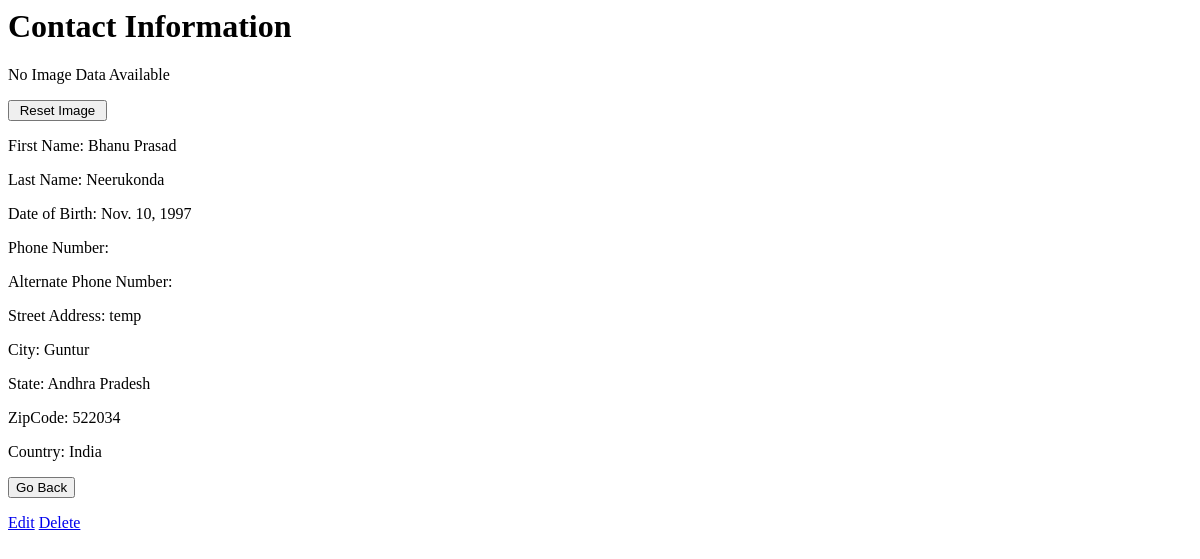
The app's page /contactinfo/8/ (signed in), older data.
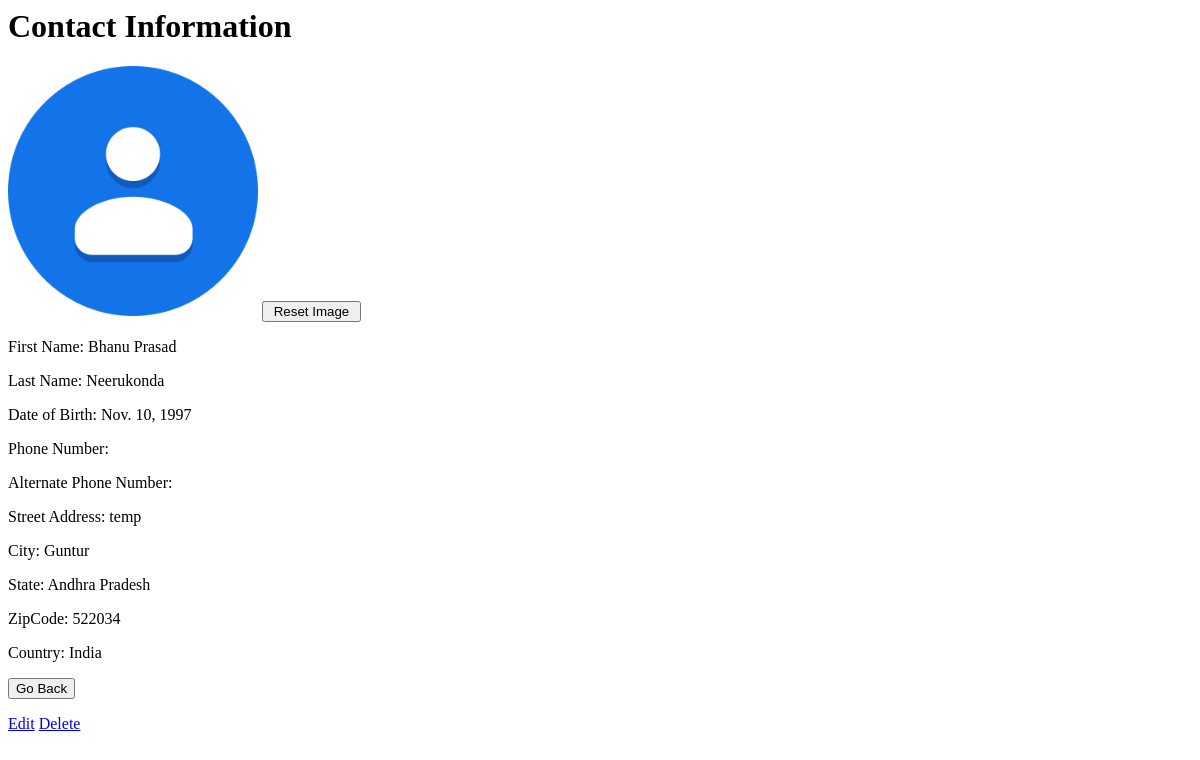
The same page, newer data.
### Contacts/models.py (models this page shows, shortened)
class ContactInfo(models.Model):
    user = models.ForeignKey(User, on_delete=models.CASCADE, null=True, blank=True)
    cid = models.AutoField(primary_key=True)
    photo = models.ImageField(upload_to='', default="default.png")
    fname = models.CharField(max_length=50, null=True, blank=True)
    lname = models.CharField(max_length=50, null=True, blank=True)
    DOB = models.DateField(null=True)
    phnumber = PhoneNumberField(null = True, blank = True)
    phnumberalt= PhoneNumberField(null = True, blank = True)
    Staddress= models.TextField(null=True, blank=True)
    city = models.CharField(max_length=20, null=True)
    state = models.CharField(max_length=20, null=True)
    zipcode = models.IntegerField(max_length=7, null=True)
    country = models.CharField(max_length=20, choices= COUNTRIES, default='ZZ')

### Contacts/views.py (the view)
# urls.py: path('contactinfo/<int:pk>/', ContactDetail.as_view(),name='contactinfo'),
class ContactDetail(LoginRequiredMixin,DetailView):
    model= ContactInfo
    context_object_name= 'contactdetail'

### templates/Contacts/ContactInfo_detail.html (shortened to what this page needs)
{% load static %}
<h1>Contact Information</h1>
{% if contactdetail.photo %}
<img src='{{ contactdetail.photo.url }}' width="250" height="250" />
{% else %}
<p>No Image Data Available</p>{% endif %}
<input type="button" value=" Reset Image " onclick={{ contactdetail.image}}>
<p>First Name: {{contactdetail.fname}}</p>
<p>Last Name: {{contactdetail.lname}}</p>
<p>Date of Birth: {{contactdetail.DOB}}</p>
<p>Phone Number: {{contactdetail.phnumber.as_e164}}</p>
<p>Alternate Phone Number: {{contactdetail.phnumberalt.as_e164}}</p>
<p>Street Address: {{contactdetail.Staddress}}</p>
<p>City: {{contactdetail.city}}</p>
<p>State: {{contactdetail.state}}</p>
<p>ZipCode: {{contactdetail.zipcode}}</p>
<p>Country: {{contactdetail.get_country_display}}</p>
<form action="{% url 'contacts' %}">
    <input type="submit" value="Go Back" />
</form>
<a href="{% url 'contactupdate' contactdetail.cid %}">Edit</a>
<a href="{% url 'contactdelete' contactdetail.cid %}">Delete</a>

Row changes from the older to the newer data that the page shows:
changed ContactInfo "Bhanu Prasad": photo: picture added; photo empty → "default.png" (drawn)
Text that changed along with them:
text no longer shown: "No Image Data Available"
